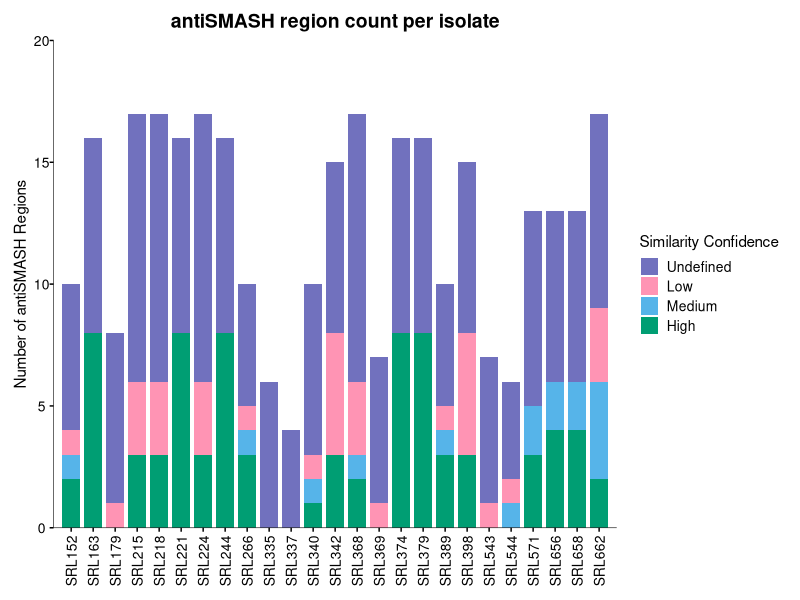
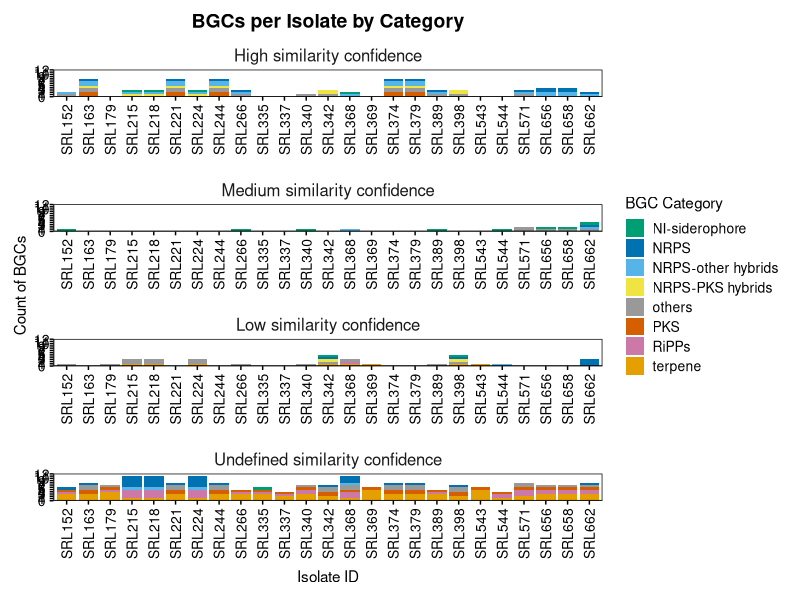

Source code (R) for these figures, in order:
###########################################################################################################
# script name: antismash_groups_similarity_graphs.R
# developed by: Nikolaos P. Arapitsas
# framework: SarrisLab
###########################################################################################################
# GOAL:
# Aim of this script is to plot the BGC count per isolate based on Similarity Confidence and a collective 
# plot that depicts the distribution of BGCs across the isolates based both on their category and their 
# similarity confidence to known BGCs
###########################################################################################################
# usage:./antismash_groups_similarity_graphs.R
# complete path: /home/nik_arapitsas/Documents/Bacillus_project/scripts/antismash_groups_similarity_graphs.R
###########################################################################################################

# Load the necessary libraries 
library(readr)
library(tidyverse)
library(ggplot2)
library(dplyr)
library(tidyr)

# 1). Create the Plot that depicts the BGC count based on Similarity Confidence per isolate (Supplementary Fig. S10)

# Read the CSV file that contains the Isolate ID, and BGC count based on Similarity Confidence
antiSMASH_regions_similarity_count <- read_csv("antismash_table.csv")

# Rename columns to make them easier to work with
antiSMASH_regions_similarity_count <- antiSMASH_regions_similarity_count %>%
  rename(IsolateID = `Isolate ID`,
         Low = `Low Similarity`,
         Medium = `Medium Similarity`,
         High = `High Similarity`,
         Undefined = `Undefined Similarity`)

# Pivot to long format for ggplot
antiSMASH_regions_similarity_count_long <- antiSMASH_regions_similarity_count %>%
  select(IsolateID, High, Medium, Low, Undefined) %>%
  pivot_longer(cols = High:Undefined, names_to = "Similarity", values_to = "Count")

# Set stacking order
antiSMASH_regions_similarity_count_long$Similarity <- factor(antiSMASH_regions_similarity_count_long$Similarity, levels = c("Undefined", "Low", "Medium", "High"))

# Define custom colors
similarity_colors <- c(
  "High" = "#009E73",
  "Medium" = "#56B4E9",
  "Low" = "#ff94b4",
  "Undefined" = "#7171be"
)

# Plot
antiSMASH_regions_similarity_count_plot <- ggplot(antiSMASH_regions_similarity_count_long, aes(x = IsolateID, y = Count, fill = Similarity)) +
  geom_bar(stat = "identity", width = 0.8) +
  scale_fill_manual(values = similarity_colors, name = "Similarity Confidence") +
  scale_x_discrete(expand=expansion(add=c(.8, .8))) +
  scale_y_continuous(expand=expansion(add=c(0, 0))) +
  labs(title = "antiSMASH region count per isolate",
       x = NULL,
       y = "Number of antiSMASH Regions") +
  theme_bw() +
  theme(panel.grid = element_blank(),
        axis.line = element_line(color = "black", size = 0.2),  # Add black axis lines
        panel.border = element_blank(),
        axis.ticks.length = unit(0.1, 'cm'),  # Set the tick length to be smaller
        axis.ticks = element_line(color = "black", linewidth = 0.5),
        plot.title = element_text(hjust = 0.5, size = 14, face = "bold"),  # Center align title
        axis.text.x = element_text(angle = 90, hjust = 0.5, vjust = 0.5, 
                                   size = 10, color = "black", family = "sans", 
                                   margin = margin(t = 2.5)),
        axis.text.y = element_text(hjust = 0.5, vjust = 0.5, size = 10, color = "black", family = "sans", 
                                   margin = margin(t = 2.0)),
        legend.text = element_text(size = 10),  # Reduce font size of legend
        legend.spacing.y = unit(0.2, 'cm'),
        legend.key.size = unit(0.5, "cm"),  # Adjust size of legend keys (squares)
        plot.margin = margin(10, 10, 10, 10)) +  # Add extra space around the plot
          coord_cartesian(ylim = c(0,20))

ggsave(paste0("antiSMASH_regions_similarity_count_plot",".png"),
       plot=antiSMASH_regions_similarity_count_plot, 
       height = 22, 
       width = 55,
       dpi = 300, 
       units="cm",
       device="png")

# 2). Create the Collective plot that depicts the distribution of BGCs across the isolates based both on their category and their similarity confidence to known BGCs (Figure 6)

# Read the CSV file that contains the Isolate ID, BGC type, BGC count and Similarity Confidence 
bgcs_perisolate <- read_csv("bgc_similarity_with_species.csv")

bgcs_perisolate_bgc <- bgcs_perisolate |>
    mutate(Category = case_when(
        BGC_Type %in% c("NRPS", "NRPS-like") ~ "NRPS",
        BGC_Type %in% c("terpene", "terpene-precursor") ~ "terpene",
        BGC_Type %in% c("T3PKS", "transAT-PKS", "PKS-like", "HR-T2PKS") ~ "PKS",
        BGC_Type == "NI-siderophore" ~ "NI-siderophore",
        grepl("NRPS.*PKS|PKS.*NRPS", BGC_Type) ~ "NRPS-PKS hybrids",
        BGC_Type %in% c("RiPP-like", "azole-containing-RiPP") ~ "RiPPs",
        BGC_Type %in% c("NRP-metallophore.NRPS.RiPP-like.terpene-precursor",
                    "NRP-metallophore.NRPS", 
                    "NRPS.RRE-containing",
                    "NRPS.terpene",
                    "NRPS.betalactone",
                    "CDPS.NRPS") ~ "NRPS-other hybrids",
        TRUE ~ "others"
        ))

# Define custom colors

bgc_group_colors <- c(
  "NRPS" = "#0072B2",
  "terpene" = "#E69F00",
  "PKS" = "#D55E00",
  "NI-siderophore" = "#009E73",
  "NRPS-PKS hybrids" = "#F0E442",
  "RiPPs" = "#CC79A7",
  "NRPS-other hybrids" = "#56B4E9",
  "others" = "#999999"
)

# Connect all the similarity categories in a common graph

bgcs_perisolate_summary <- bgcs_perisolate_bgc |>
    group_by(IsolateID,Similarity,Category) |>
    summarise(Count=n(), .groups = "keep")

bgcs_complete <- bgcs_perisolate_bgc |>
    group_by(IsolateID,Similarity,Category) |>
    summarise(Count=n(), .groups = "keep") %>%
    ungroup() %>%
    complete(IsolateID, Similarity, Category, fill = list(Count = 0)) %>%
    mutate(Similarity = factor(Similarity,
                               levels = c("High", "Medium", "Low", "Undefined"),
                               labels = c("High similarity confidence",
                                          "Medium similarity confidence",
                                          "Low similarity confidence",
                                          "Undefined similarity confidence")))

bgc_types_plot <- ggplot(bgcs_complete, aes(x = IsolateID, y = Count, fill = Category)) +
  geom_bar(stat = "identity") +
  scale_fill_manual(values = bgc_group_colors) +
  theme_bw() +
  labs(title = "BGCs per Isolate by Category",
       x = "Isolate ID",
       y = "Count of BGCs",
       fill = "BGC Category") +
  theme(panel.grid = element_blank(), #remove grid lines
        axis.line = element_line(color = "black", size = 0.2),  # Add black axis lines
        axis.ticks.length = unit(0.1, 'cm'),  # Set the tick length to be smaller
        axis.ticks = element_line(color = "black", linewidth = 0.5),
        plot.title = element_text(hjust = 0.5, size = 14, face = "bold"),  # Center align title
        axis.title.x = element_text(margin = margin(t = 8)),
        axis.text.x = element_text(angle = 90, hjust = 0.5, vjust = 0.5, 
                                   size = 10, color = "black", family = "sans", 
                                   margin = margin(t = 2.5)),
        axis.text.y = element_text(hjust = 0.5, vjust = 0.5, size = 10, color = "black", family = "sans", 
                                   margin = margin(t = 2.0)),
        legend.text = element_text(size = 10),  # Reduce font size of legend
        legend.spacing.y = unit(0.2, 'cm'),
        strip.placement = "outside",
        strip.text = element_text(size = 12),
        strip.background = element_blank(),
        panel.spacing = unit(1, "lines"),
        panel.border = element_rect(color = "black", fill = NA, linewidth = 0.5),
        legend.key.size = unit(0.5, "cm"),  # Adjust size of legend keys (squares)
        plot.margin = margin(10, 10, 10, 10)) +  # Add extra space around the plot
        scale_y_continuous(breaks = 0:12, expand = expansion(mult = c(0, 0.01))) +
        coord_cartesian(ylim = c(0, 12)) + 
        facet_wrap(~Similarity, ncol = 1, strip.position = "top", scales = "free")

# Save the graph 

ggsave(paste0("bgc_types_plot_colorblind",".png"),
       plot= bgc_types_plot, 
       height = 40, 
       width = 40,
       dpi = 300, 
       units="cm",
       device="png")
